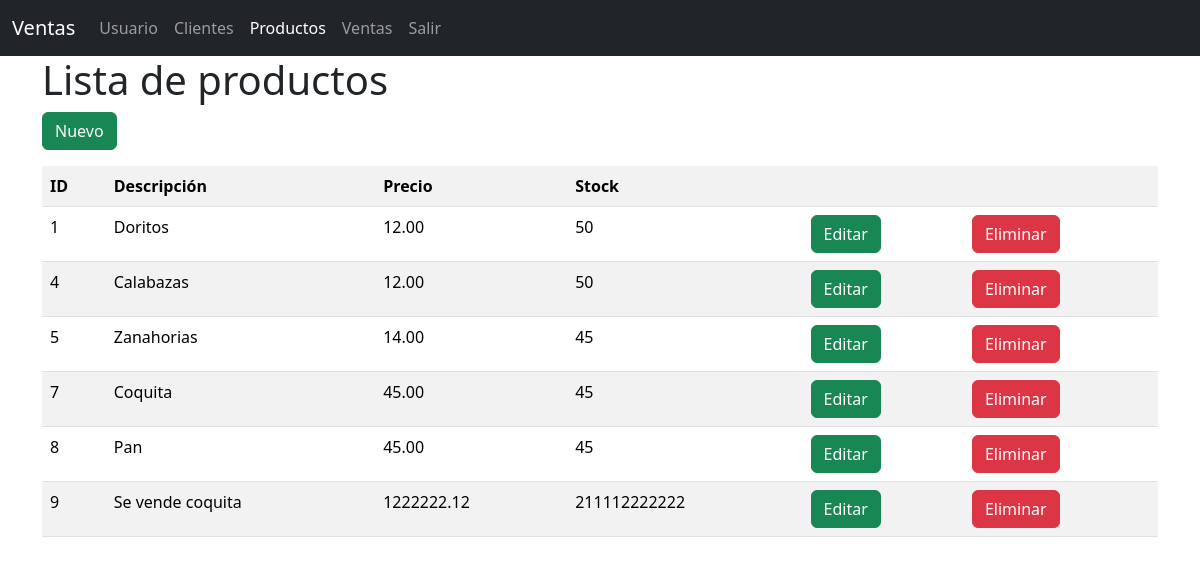
/productos/, run on the app's committed database.
### models/producto_model.py (models this page shows, shortened)
class Producto(db.Model):
  __tablename__ = "productos"
  id = db.Column(db.Integer, primary_key=True)
  descripcion = db.Column(db.String(80), nullable=False)
  precio = db.Column(db.Float(11,2), nullable=False)
  stock = db.Column(db.Integer, nullable=False)
  ventas = db.relationship('Venta', back_populates='producto')
  @staticmethod
  def get_all():
    return Producto.query.all()

### controllers/producto_controller.py (the view)
@producto_bp.route("/")
def index():
  productos = Producto.get_all()
  return producto_view.list(productos)

### main.py (called while the page is built)
@app.context_processor
def inject_activar_path():
  def is_activado(path):
    return 'active' if request.path == path else ''
  return dict(is_activado=is_activado)

### views/producto_view.py (called while the page is built)
def list(productos):
  return render_template('productos/index.html', productos=productos)

### templates/productos/index.html
{% extends 'base.html' %} {% block title %} PRODUCTOS {% endblock %} {% block content %}
<h1>Lista de productos</h1>
<a href="{{ url_for('producto.create') }}" class="btn btn-success mb-3">Nuevo</a>
<table class="table table-striped">
    <tr>
        <th>ID</th>
        <th>Descripción</th>
        <th>Precio</th>
        <th>Stock</th>
        <th></th>
        <th></th>
    </tr>
    {% for item in productos %}
    <tr>
        <td>{{ item.id }}</td>
        <td>{{ item.descripcion }}</td>
        <td>{{ item.precio | round(2)}}</td>
        <td>{{ item.stock }}</td>
        <td>
            <a href="{{ url_for('producto.edit' ,id=item.id) }}" class="btn btn-success">Editar</a>
        </td>
        <td>
            <a href="{{ url_for('producto.delete' ,id=item.id) }}" class="btn btn-danger">Eliminar</a>
        </td>
    </tr>
    {% endfor %}
</table>
{% endblock %}

### templates/base.html (shortened to what this page needs)
<!doctype html>
<html lang="es">
<head>
    <link href="https://cdn.jsdelivr.net/npm/bootstrap@5.3.3/dist/css/bootstrap.min.css" rel="stylesheet">
</head>
<body>
    <nav class="navbar navbar-expand-lg navbar-dark bg-dark">
        <div class="container-fluid">
            <a class="navbar-brand" href="#">Ventas</a>
            <div class="collapse navbar-collapse" id="navbarNav">
                <ul class="navbar-nav">
                    <li class="nav-item">
                        <a class="nav-link {{ is_activado('/usuarios/') }}" aria-current="page" href="/usuarios/">Usuario</a>
                    </li>
                    <li class="nav-item">
                        <a class="nav-link {{ is_activado('/clientes/') }}" href="/clientes/">Clientes</a>
                    </li>
                    <li class="nav-item">
                        <a class="nav-link {{ is_activado('/productos/') }}" href="/productos/">Productos</a>
                    </li>
                    <li class="nav-item">
                        <a class="nav-link {{ is_activado('/ventas/') }}" href="/ventas/">Ventas</a>
                    </li>
                    <li class="nav-item">
                        <a class="nav-link" href="/">Salir</a>
                    </li>
                </ul>
            </div>
        </div>
    </nav>
    <div class="container">
        {% block content %} {% endblock %}
    </div>
</body>
</html>

### data on the page
Producto: id "1", descripcion "Doritos", precio "12.00", stock "50"
Producto: id "4", descripcion "Calabazas", precio "12.00", stock "50"
Producto: id "5", descripcion "Zanahorias", precio "14.00", stock "45"
Producto: id "7", descripcion "Coquita", precio "45.00", stock "45"
Producto: id "8", descripcion "Pan", precio "45.00", stock "45"
Producto: id "9", descripcion "Se vende coquita", precio "1222222.12", stock "211112222222"
